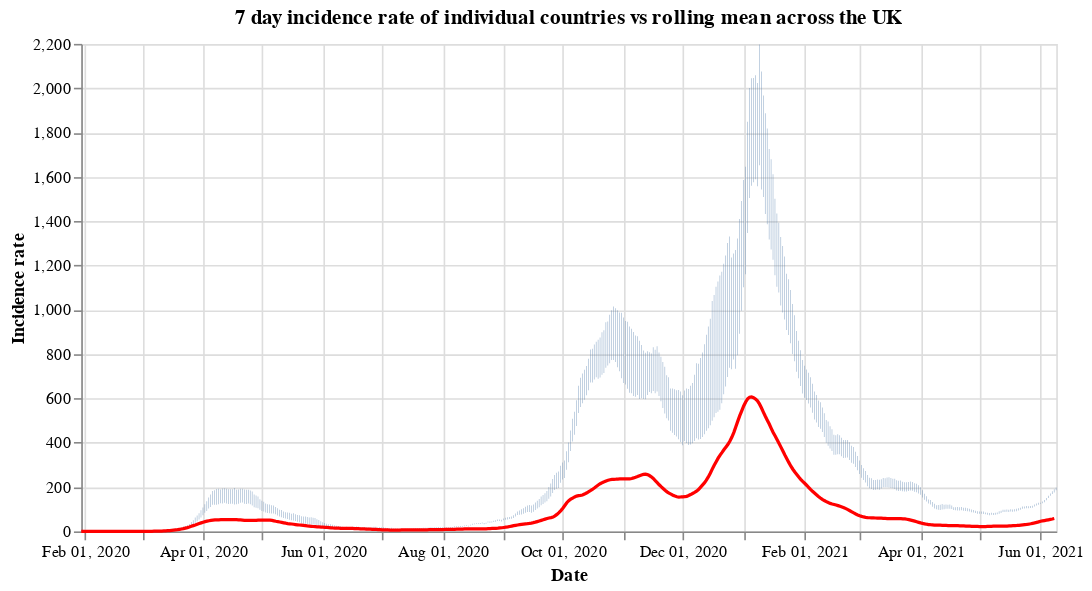

Notebook cell for this chart:
### Code cell
#collapse
countries = uk_cases['areaName'].unique()
countries.sort()

selection = alt.selection_single(
    name='Select',
    fields=['areaName'],
    init={'areaName': 'Wales'},
    bind={'areaName': alt.binding_select(options=countries)}
)

# scatter plot, modify opacity based on selection
bars = alt.Chart(uk_cases).mark_bar().add_selection(
    selection
).encode(
    x=alt.X("yearmonthdate(date):T", axis=alt.Axis(title='Date')),
    y=alt.Y("weeklyCasesRate:Q", axis=alt.Axis(title='Incidence rate')),
    tooltip='weeklyCasesRate:Q',
    opacity=alt.condition(selection, alt.value(1), alt.value(0))
).properties(title=f'7 day incidence rate of individual countries vs rolling mean across the UK', width=600)

line = alt.Chart(overview_cases).mark_line(
    color='red',
    size=2,
).transform_window(
    rolling_mean='mean(weeklyCasesRate)',
    frame=[0, 7]
).encode(
    x='yearmonthdate(date):T',
    y='rolling_mean:Q'
)

alt.layer(bars, line)

### Figure 1 — Vega-Lite specification as saved in the notebook (floating-point values rounded to 4 significant figures; data arrays with more than 128 entries replaced by an {"elided": "..."} marker saying what was removed)
{"config": {"view": {"continuousWidth": 400, "continuousHeight": 300}}, "layer": [{"data": {"name": "data-d183ccf68328ec38642e7136403926b1"}, "mark": "bar", "encoding": {"opacity": {"condition": {"value": 1, "selection": "Select"}, "value": 0}, "tooltip": {"type": "quantitative", "field": "weeklyCasesRate"}, "x": {"type": "temporal", "axis": {"title": "Date"}, "field": "date", "timeUnit": "yearmonthdate"}, "y": {"type": "quantitative", "axis": {"title": "Incidence rate"}, "field": "weeklyCasesRate"}}, "selection": {"Select": {"type": "single", "fields": ["areaName"], "init": {"areaName": "Wales"}, "bind": {"areaName": {"input": "select", "options": ["England", "Northern Ireland", "Scotland", "Wales"]}}}}, "title": "7 day incidence rate of individual countries vs rolling mean across the UK", "width": 600}, {"data": {"name": "data-dcc0067da38d2c3de5f21639b5fe069e"}, "mark": {"type": "line", "color": "red", "size": 2}, "encoding": {"x": {"type": "temporal", "field": "date", "timeUnit": "yearmonthdate"}, "y": {"type": "quantitative", "field": "rolling_mean"}}, "transform": [{"window": [{"op": "mean", "field": "weeklyCasesRate", "as": "rolling_mean"}], "frame": [0, 7]}]}], "$schema": "https://vega.github.io/schema/vega-lite/v4.8.1.json", "datasets": {"data-d183ccf68328ec38642e7136403926b1": {"elided": "1892 records"}, "data-dcc0067da38d2c3de5f21639b5fe069e": {"elided": "496 records"}}}
